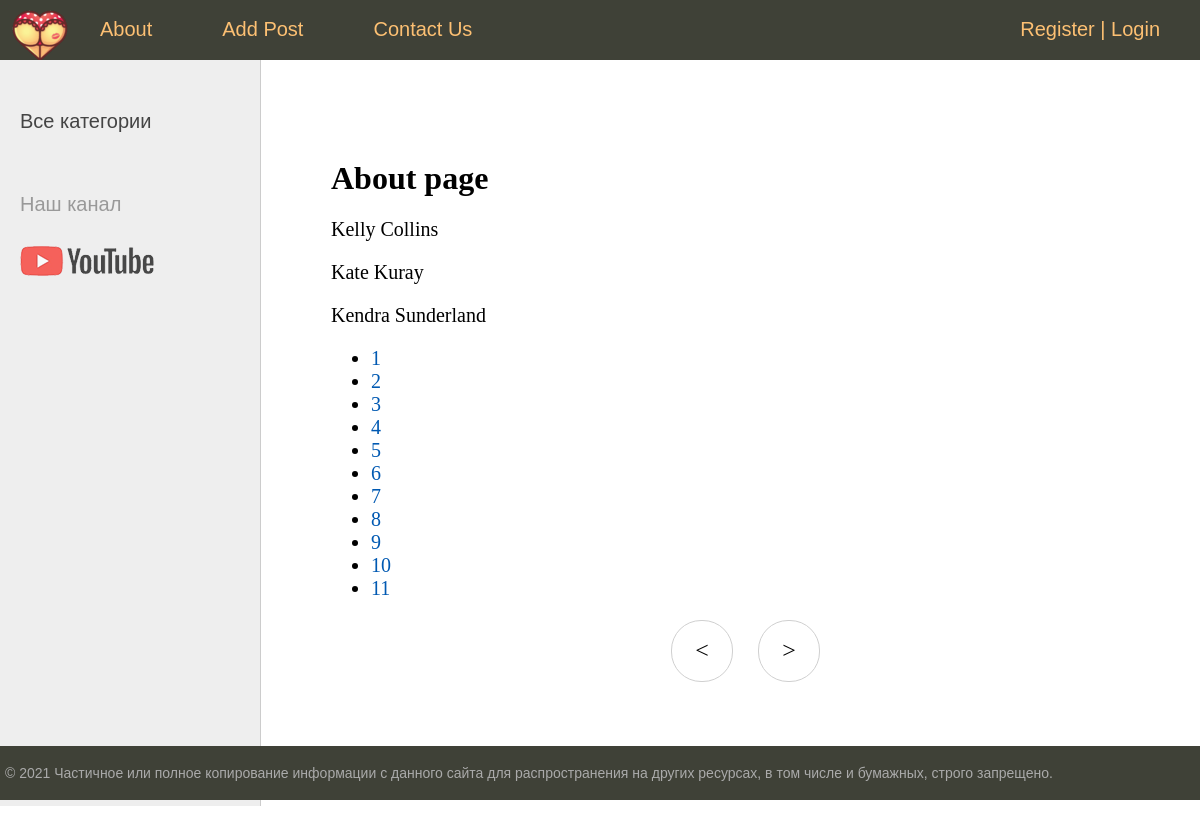
/about/?page=2, run on the app's committed database.
### women/models.py (models this page shows, shortened)
class Women(models.Model):
    title=models.CharField(max_length=255,verbose_name='Ady')
    slug=models.SlugField(max_length=255,unique=True,db_index=True,verbose_name='URL')
    content=models.TextField(blank=True,verbose_name='Tekst')
    photo=models.ImageField(upload_to="photos/%Y/%m/%d",verbose_name='Surat')
    time_create=models.DateTimeField(auto_now_add=True,verbose_name='Doran wagty')
    time_update=models.DateTimeField(auto_now=True,verbose_name='Uytgan wagty')
    is_published=models.BooleanField(default=True,verbose_name='Publikasiya')
    cat=models.ForeignKey('Category',on_delete=models.PROTECT,verbose_name='Kategoriya')
    def __str__(self):
        return self.title
    class Meta:
        verbose_name='Pornstar'
        verbose_name_plural='PornStars'
        ordering=['-time_create','title']

### women/views.py (the view)
# urls.py: path('about/',about,name='about'),
def about(request):
    contact_list=Women.objects.all()
    paginator=Paginator(contact_list,3)
    page_number=request.GET.get('page')
    page_obj=paginator.get_page(page_number)
    return render(request,'women/about.html',{'page_obj':page_obj,'title':'About page','menu':menu})

### women/templates/women/about.html
{% extends 'women/base.html' %}
{% block content %}
<h1>{{title}}</h1>
{%for contact in page_obj%}
<p>{{contact}}</p>
{%endfor%}
<nav>
    <ul>
        {%for p in page_obj.paginator.page_range%}
        <li>
            <a href="?page={{p}}">{{p}}</a>
        </li>
        {%endfor%}
    </ul>
</nav>
{% endblock %}

### women/static/women/css/styles.css (style rules this page uses)
html, body { font-family: 'Arial'; margin: 0; padding: 0; height: 100%; width: 100%; color: #444; }
a { color: #0059b2; text-decoration: none; }
.content-text h1 { font-size: 32px; }

### data on the page
Women: title "Kelly Collins"
Women: title "Kate Kuray"
Women: title "Kendra Sunderland"

### other printed values
{{ m.title }} "About" "Add Post" "Contact Us"
{{ title }} "About page"
{{ p }} "1" "2" "3" "4" "5" "6" "7" "8" "9" "10" "11"
